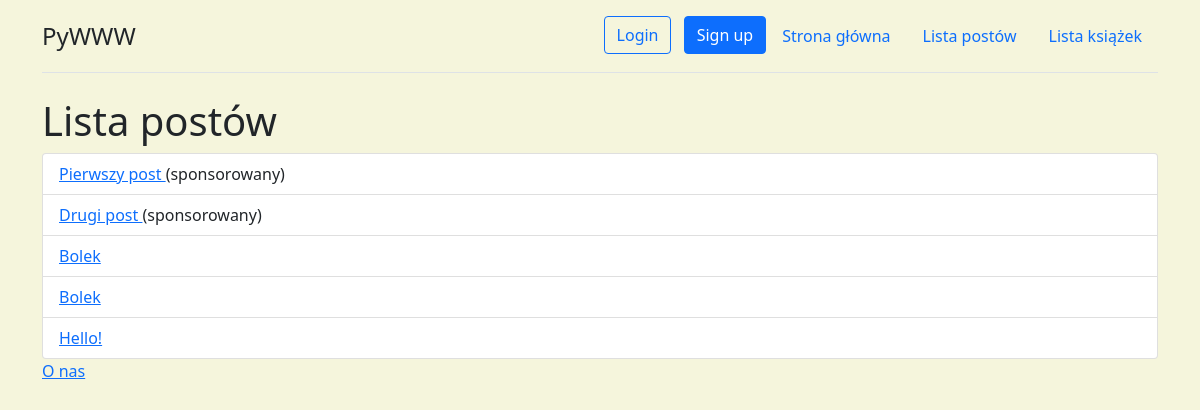
/posts/, run on the app's committed database.
### posts/models.py (models this page shows, shortened)
class Timestamped(models.Model, CheckAgeMixin):
    created = models.DateTimeField(auto_now_add=True)
    modified = models.DateTimeField(auto_now=True)
    class Meta:
        abstract = True

class Post(Timestamped):
    title = models.CharField(verbose_name="Tytuł", max_length=255)
    content = models.TextField(verbose_name="Treść")
    published = models.BooleanField(verbose_name="Opublikowany", default=False)
    sponsored = models.BooleanField(verbose_name="Sponsorowany", default=False)
    user = models.ForeignKey("auth.User", on_delete=models.CASCADE)
    example_file = models.FileField(upload_to='posts/esamples', blank=True, null=True)
    image_width = models.IntegerField(blank=True, null=True, editable=False)
    image = models.ImageField(upload_to="posts/images/%Y/%m/%d", null=True, blank=True, width_field="image_width")
    tags = models.ManyToManyField('tags.Tag', related_name="posts")

### posts/views.py (the view)
# urls.py: path('', posts_list, name="list"),
def posts_list(request):
    posts = Post.objects.filter(published=True)
    context = {'posts_list': posts}
    return render(request, "posts/list.html", context)

### posts/templates/posts/list.html
{% extends 'base.html' %}
{% load static %}
{% block styles %}
    <link href="{% static 'posts/css/style.css' %}" rel="stylesheet">
{% endblock %}
{% block content %}
    <h1>Lista postów</h1>
    <ul class="list-group">
        {% for post in posts_list %}
            <li class="list-group-item">
                <a href="{% url 'posts:details' post.id %}">
                    {{ post.title }} </a>
                {% if post.sponsored %}
                    (sponsorowany)
                {% endif %}
            </li>
        {% endfor %}
    </ul>
{% endblock %}

### main/static/main/css/style.css (style rules this page uses)
body { background-color: beige; }

### data on the page
Post: title "Pierwszy post", sponsored "(sponsorowany)"
Post: title "Drugi post", sponsored "(sponsorowany)"
Post: title "Bolek"
Post: title "Bolek"
Post: title "Hello!"
